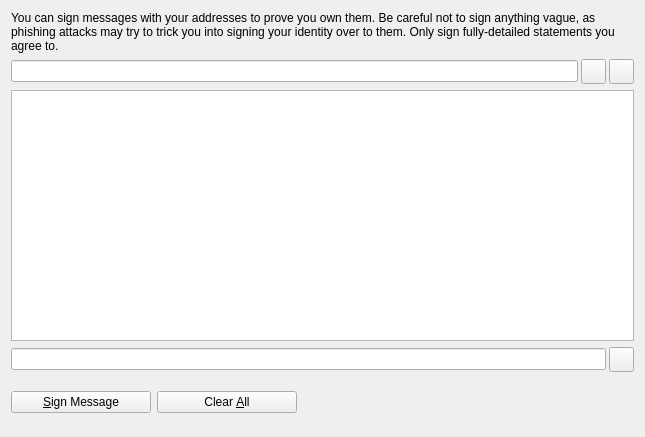
<?xml version="1.0" encoding="UTF-8"?>
<ui version="4.0">
 <class>SignMessagePage</class>
 <widget class="QWidget" name="SignMessagePage">
  <property name="geometry">
   <rect>
    <x>0</x>
    <y>0</y>
    <width>645</width>
    <height>437</height>
   </rect>
  </property>
  <property name="windowTitle">
   <string>Signatures - Sign / Verify a Message</string>
  </property>
  <layout class="QGridLayout" name="gridLayout">
   <item row="0" column="0">
    <widget class="QLabel" name="infoLabel_SM">
     <property name="text">
      <string>You can sign messages with your addresses to prove you own them. Be careful not to sign anything vague, as phishing attacks may try to trick you into signing your identity over to them. Only sign fully-detailed statements you agree to.</string>
     </property>
     <property name="textFormat">
      <enum>Qt::PlainText</enum>
     </property>
     <property name="wordWrap">
      <bool>true</bool>
     </property>
    </widget>
   </item>
   <item row="1" column="0">
    <layout class="QHBoxLayout" name="horizontalLayout_1_SM">
     <property name="spacing">
      <number>3</number>
     </property>
     <item>
      <widget class="QValidatedLineEdit" name="addressIn_SM">
       <property name="toolTip">
        <string>The address to sign the message with:</string>
       </property>
       <property name="maxLength">
        <number>34</number>
       </property>
      </widget>
     </item>
     <item>
      <widget class="QToolButton" name="addressBookButton_SM">
       <property name="minimumSize">
        <size>
         <width>25</width>
         <height>25</height>
        </size>
       </property>
       <property name="toolTip">
        <string>Choose an address from the address book</string>
       </property>
       <property name="text">
        <string/>
       </property>
       <property name="icon">
        <iconset resource="../dalecoin.qrc">
         <normaloff>:/icons/address-book</normaloff>:/icons/address-book</iconset>
       </property>
       <property name="shortcut">
        <string>Alt+A</string>
       </property>
      </widget>
     </item>
     <item>
      <widget class="QToolButton" name="pasteButton_SM">
       <property name="minimumSize">
        <size>
         <width>25</width>
         <height>25</height>
        </size>
       </property>
       <property name="toolTip">
        <string>Paste address from clipboard</string>
       </property>
       <property name="text">
        <string/>
       </property>
       <property name="icon">
        <iconset resource="../dalecoin.qrc">
         <normaloff>:/icons/editpaste</normaloff>:/icons/editpaste</iconset>
       </property>
       <property name="shortcut">
        <string>Alt+P</string>
       </property>
      </widget>
     </item>
    </layout>
   </item>
   <item row="2" column="0">
    <widget class="QPlainTextEdit" name="messageIn_SM">
     <property name="toolTip">
      <string>Enter the message you want to sign here</string>
     </property>
    </widget>
   </item>
   <item row="3" column="0">
    <layout class="QHBoxLayout" name="horizontalLayout_2_SM">
     <property name="spacing">
      <number>3</number>
     </property>
     <item>
      <widget class="QLineEdit" name="signatureOut_SM">
       <property name="font">
        <font>
         <italic>true</italic>
        </font>
       </property>
       <property name="readOnly">
        <bool>true</bool>
       </property>
      </widget>
     </item>
     <item>
      <widget class="QToolButton" name="copySignatureButton_SM">
       <property name="minimumSize">
        <size>
         <width>25</width>
         <height>25</height>
        </size>
       </property>
       <property name="toolTip">
        <string>Copy the current signature to the system clipboard</string>
       </property>
       <property name="text">
        <string/>
       </property>
       <property name="icon">
        <iconset resource="../dalecoin.qrc">
         <normaloff>:/icons/editcopy</normaloff>:/icons/editcopy</iconset>
       </property>
      </widget>
     </item>
    </layout>
   </item>
   <item row="4" column="0">
    <layout class="QHBoxLayout" name="horizontalLayout_3_SM">
     <item>
      <widget class="QPushButton" name="signMessageButton_SM">
       <property name="minimumSize">
        <size>
         <width>140</width>
         <height>0</height>
        </size>
       </property>
       <property name="toolTip">
        <string>Sign the message to prove you own this DaleCoin address</string>
       </property>
       <property name="text">
        <string>&amp;Sign Message</string>
       </property>
       <property name="icon">
        <iconset resource="../dalecoin.qrc">
         <normaloff>:/icons/sign</normaloff>:/icons/sign</iconset>
       </property>
       <property name="autoDefault">
        <bool>false</bool>
       </property>
      </widget>
     </item>
     <item>
      <widget class="QPushButton" name="clearButton_SM">
       <property name="minimumSize">
        <size>
         <width>140</width>
         <height>0</height>
        </size>
       </property>
       <property name="toolTip">
        <string>Reset all sign message fields</string>
       </property>
       <property name="text">
        <string>Clear &amp;All</string>
       </property>
       <property name="icon">
        <iconset resource="../dalecoin.qrc">
         <normaloff>:/icons/remove</normaloff>:/icons/remove</iconset>
       </property>
       <property name="autoDefault">
        <bool>false</bool>
       </property>
      </widget>
     </item>
     <item>
      <spacer name="horizontalSpacer_1_SM">
       <property name="orientation">
        <enum>Qt::Horizontal</enum>
       </property>
       <property name="sizeHint" stdset="0">
        <size>
         <width>40</width>
         <height>48</height>
        </size>
       </property>
      </spacer>
     </item>
     <item>
      <widget class="QLabel" name="statusLabel_SM">
       <property name="font">
        <font>
         <weight>75</weight>
         <bold>true</bold>
        </font>
       </property>
       <property name="text">
        <string/>
       </property>
       <property name="wordWrap">
        <bool>true</bool>
       </property>
      </widget>
     </item>
     <item>
      <spacer name="horizontalSpacer_2_SM">
       <property name="orientation">
        <enum>Qt::Horizontal</enum>
       </property>
       <property name="sizeHint" stdset="0">
        <size>
         <width>40</width>
         <height>48</height>
        </size>
       </property>
      </spacer>
     </item>
    </layout>
   </item>
  </layout>
 </widget>
 <customwidgets>
  <customwidget>
   <class>QValidatedLineEdit</class>
   <extends>QLineEdit</extends>
   <header>qvalidatedlineedit.h</header>
  </customwidget>
 </customwidgets>
 <resources>
  <include location="../dalecoin.qrc"/>
 </resources>
 <connections/>
</ui>
